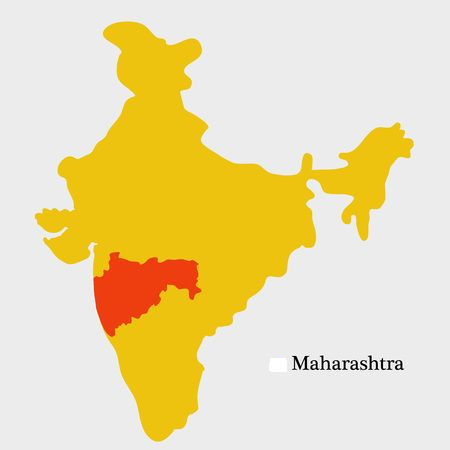
#> input picture 2020-4-22_docs/AreaCalc_India.png, 450 x 450 px, found by its file name
$ jupyter execute '2020-4-22 Area Calulation.ipynb'
#> lines starting #> are read from the running program, lines starting #| are printed output that depends on the picture
## List Slicing

[cell 1]
import numpy as np
array = np.zeros([2,4,3],dtype=np.uint8)
print(array.shape)
print('Original array:\n',array)

array[:,:2] = [5,5,5] #we're accessing the first two dimensions only
print('Array:\n',array)

array[:,2:] = [1,1,1]
print('Array:\n',array)

## Creating images from arrays

Image.fromarray()<br>
Creates an image memory from an object exporting the array interface (using the buffer protocol).
*Parameters:*
- obj – Object with array interface
- mode – Mode to use: The mode of an image defines the type and depth of a pixel in the image
*Returns:*<br>
An image object.

[cell 2]
from PIL import Image

width = 5
height = 4

array = np.zeros([height,width,3],dtype = np.uint8)
img = Image.fromarray(array)
img.save("C:\\Users\\Michelle\\Documents\\Cummins\\Sem6\\JOCPython\\2020-4-22_docs\\test1.png")
#rgb is 000 so the image is black

array1 = np.zeros([100,200,3], dtype=np.uint8)
array1[:,:100] = [0,255,255]
array1[:,100:] = [132,112,255]
#so these numbers are rgb codes

img = Image.fromarray(array1)
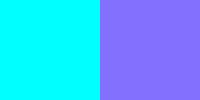
#> img: PIL image 200x100 RGB; mean R, G, B 66, 183.5, 255
img.save("C:\\Users\\Michelle\\Documents\\Cummins\\Sem6\\JOCPython\\2020-4-22_docs\\test2.png")

## Print RGB values from the image

[cell 3]
im = Image.open("C:\\Users\\Michelle\\Documents\\Cummins\\Sem6\\JOCPython\\2020-4-22_docs\\test2.png")
rgb_im = im.convert('RGB') #converts image object into RGB matrix using RGB mode (3x8-bit pixels, true color)
r,g,b = rgb_im.getpixel((0,0)) #get pixel RGB values
#> r = 0; g = 255; b = 255
#from (0,0) to (99,0) -> 0 255 255
r,g,b = rgb_im.getpixel((100,0))
#> r = 132; g = 112
#from (100,0) -> 132,112,255
#width is 200, height is 100 - dimensions of the image
print(r,g,b)
#| 132 112 255

## Finding the area of MH

Area of India; 3.287 million km². Find the area of MH from the picture. <br>
Area of Maharashtra is 307,713 km² = (count of MH / count of India) * Area of India <br><br>
India color: (237, 195, 15) and Maharashtra color: (238, 62, 15)<br>
Steps:
- To put dots, use random module to select randomly x and y between 0-449.
- Using the values received for x and y, get RGB color for (x, y) using rgb_im.getpixel() function.
- Compare R (red color) received by rgb_im.getpixel() function to R color of rest of India (237) and MH (238)
- If matches, increment count of respective area

[cell 4]
from PIL import Image
import numpy as np
import random

img = Image.open("C:\\Users\\Michelle\\Documents\\Cummins\\Sem6\\JOCPython\\2020-4-22_docs\\AreaCalc_India.png")
#> img is the input picture: PIL image 450x450 RGBA; mean R, G, B, A 235.8, 220.3, 171.3, 255
rgb_img = img.convert('RGB')
area_india = 3.287*pow(10,6)
steps = pow(10,7)
count_i, count_mh = 0, 0

while(steps>0):
    x, y = random.randint(0,449), random.randint(0,449)
    r,g,b = rgb_img.getpixel((x,y))
    if r == 238:
        count_mh += 1
        count_i += 1
    elif r == 237:
        count_i += 1
    steps -= 1

print(area_india*(count_mh/count_i))
